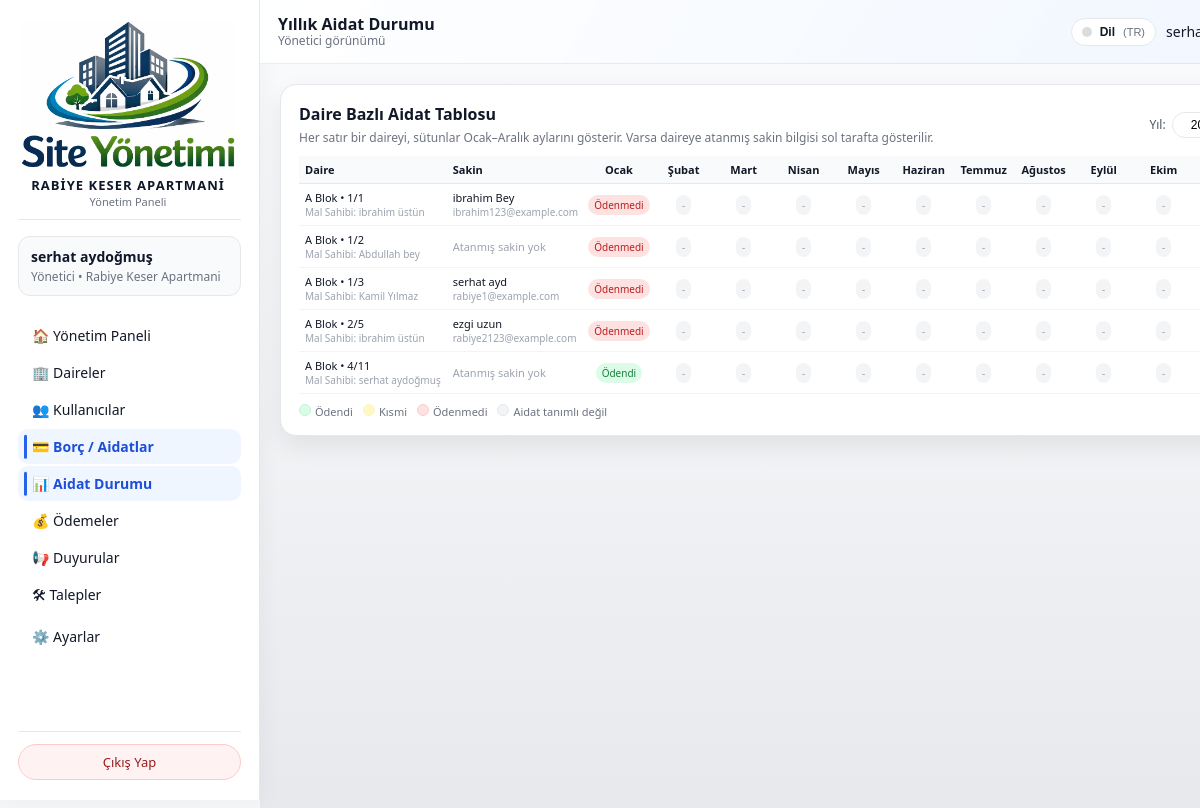
The app's page /admin/dues-summary (signed in) with its own data.
### models/apartment_model.py (models this page shows, shortened)
class Apartment(db.Model):
    __tablename__ = "apartments"
    id = db.Column(db.Integer, primary_key=True)
    site_id = db.Column(db.Integer, db.ForeignKey("sites.id"), nullable=False)
    block = db.Column(db.String(50), nullable=False)
    floor = db.Column(db.String(20), nullable=False)
    number = db.Column(db.String(20), nullable=False)
    area_m2 = db.Column(db.Float, nullable=True)
    owner_name = db.Column(db.String(120))
    owner_phone = db.Column(db.String(32))
    notes = db.Column(db.Text)
    users = db.relationship("User", backref="apartment", lazy="dynamic")
    bills = db.relationship("Bill", backref="apartment", lazy="dynamic")
    payments = db.relationship("Payment", backref="apartment", lazy="dynamic")
    tickets = db.relationship("Ticket", backref="apartment", lazy="dynamic")

### models/user_model.py (models this page shows, shortened)
class User(db.Model):
    __tablename__ = "users"
    id = db.Column(db.Integer, primary_key=True)
    name = db.Column(db.String(120), nullable=False)
    email = db.Column(db.String(120), unique=True, nullable=False, index=True)
    phone = db.Column(db.String(32), nullable=True)
    password_hash = db.Column(db.String(255), nullable=False)
    role = db.Column(db.String(20), nullable=False, default="resident")
    site_id = db.Column(db.Integer, db.ForeignKey("sites.id"), nullable=True)
    apartment_id = db.Column(
        db.Integer,
        db.ForeignKey("apartments.id"),
        nullable=True,
    )
    is_active = db.Column(db.Boolean, default=True, nullable=False)

### routes/admin_routes.py (the view, shortened to what this page needs)
@admin_bp.route("/dues-summary", methods=["GET"])
@admin_required
def dues_summary():
    admin_user = _get_current_admin()
    site_id = session.get("active_site_id") or (admin_user.site_id if admin_user else None)
    if not site_id:
        flash("Bu sayfayı kullanabilmek için bir siteye atanmış olmanız gerekiyor.", "error")
        return redirect(url_for("index"))
    now = datetime.utcnow()
    current_year = now.year
    current_month = now.month
    year = request.args.get("year", type=int) or current_year
    months = [
        (1, "Ocak"),
        (2, "Şubat"),
        (3, "Mart"),
        (4, "Nisan"),
        (5, "Mayıs"),
        (6, "Haziran"),
        (7, "Temmuz"),
        (8, "Ağustos"),
        (9, "Eylül"),
        (10, "Ekim"),
        (11, "Kasım"),
        (12, "Aralık"),
    ]
    month_labels = dict(months)
    apartments = []
    try:
        apartments = (
            Apartment.query
            .filter(Apartment.site_id == site_id)  # ✅ SİTE FİLTRESİ
            .order_by(
                Apartment.block.asc(),
                Apartment.floor.asc(),
                Apartment.number.asc(),
            )
            .all()
        )
    except SQLAlchemyError as exc:
        current_app.logger.exception("Aidat durumu için daire listesi alınamadı: %s", exc)
        flash("Daire listesi alınırken bir hata oluştu.", "error")
        apartments = []
    if year == current_year and apartments:
        try:
            active_apartment_ids = {apt.id for apt in apartments if apt.id is not None}
            month_start = date(year, current_month, 1)
            if current_month == 12:
                month_end = date(year + 1, 1, 1)
            else:
                month_end = date(year, current_month + 1, 1)
            existing_aidat_bills = (
                Bill.query.filter(
                    Bill.site_id == site_id,                       # ✅ SİTE FİLTRESİ
                    Bill.type == "aidat",                           # ✅ SADECE AİDAT
                    Bill.apartment_id.in_(active_apartment_ids),
                    Bill.due_date >= month_start,
                    Bill.due_date < month_end,
                )
                .all()
            )
            apartments_with_aidat = {
                b.apartment_id for b in existing_aidat_bills if b.apartment_id is not None
            }
            for apt_id in active_apartment_ids:
                if apt_id in apartments_with_aidat:
                    continue
            db.session.commit()
        except SQLAlchemyError as exc:
            db.session.rollback()
            current_app.logger.exception("Otomatik aylık aidat oluşturulamadı: %s", exc)
            flash("Otomatik aidat oluşturulurken bir hata oluştu.", "error")
    start_date = date(year, 1, 1)
    end_date = date(year + 1, 1, 1)
    bills = []
    payments = []
    bill_totals = defaultdict(Decimal)
    bill_key_by_id = {}
    try:
        bills = (
            Bill.query
            .filter(
                Bill.site_id == site_id,          # ✅ SİTE FİLTRESİ
                Bill.type == "aidat",             # ✅ SADECE AİDAT
                Bill.due_date >= start_date,
                Bill.due_date < end_date,
            )
            .all()
        )
        for b in bills:
            if not b.apartment_id or not b.due_date:
                continue
            key = (b.apartment_id, b.due_date.month)
            bill_totals[key] += Decimal(b.amount or 0)
            bill_key_by_id[b.id] = key
        if bill_key_by_id:
            payments = (
                Payment.query
                .filter(
                    Payment.site_id == site_id,   # ✅ SİTE FİLTRESİ
                    Payment.bill_id.in_(bill_key_by_id.keys())
                )
                .all()
            )
        else:
            payments = []
        paid_totals = defaultdict(Decimal)
        for p in payments:
            if not p.bill_id:
                continue
            key = bill_key_by_id.get(p.bill_id)
            if not key:
                continue
            paid_totals[key] += Decimal(p.amount or 0)
        status_map = {}
        for key, total_bill in bill_totals.items():
            total_paid = paid_totals.get(key, Decimal("0"))
            if total_bill <= 0:
                continue
            if total_paid >= total_bill:
                status_map[key] = "paid"
            elif total_paid > 0:
                status_map[key] = "partial"
            else:
                status_map[key] = "open"
    except SQLAlchemyError as exc:
        current_app.logger.exception("Aidat durumu hesaplanamadı: %s", exc)
        flash("Aidat durumu hesaplanırken bir hata oluştu.", "error")
        status_map = {}
        bill_totals = {}
    resident_by_apartment = {}
    try:
        apt_ids = [apt.id for apt in apartments if apt.id is not None]
        if apt_ids:
            residents = (
                User.query
                .filter(
                    User.role == "resident",
                    User.is_active == True,  # noqa: E712
                    User.apartment_id.in_(apt_ids),  # ✅ SADECE BU SİTENİN DAİRELERİ
                )
                .order_by(User.name.asc())
                .all()
            )
        else:
            residents = []
        for u in residents:
            if u.apartment_id not in resident_by_apartment:
                resident_by_apartment[u.apartment_id] = u
    except SQLAlchemyError as exc:
        current_app.logger.exception("Sakin listesi alınamadı: %s", exc)
        flash("Sakin listesi alınırken bir hata oluştu.", "error")
        resident_by_apartment = {}
    rows = []
    for apt in apartments:
        monthly_status = {}
        for m_num, _m_label in months:
            key = (apt.id, m_num)
            if key in status_map:
                monthly_status[m_num] = status_map[key]
            else:
                monthly_status[m_num] = None  # O ay için borç yok
        resident = resident_by_apartment.get(apt.id)
        rows.append(
            {
                "apartment": apt,
                "resident": resident,
                "monthly": monthly_status,
            }
        )
    return render_template(
        "admin/aidat_durumu.html",
        year=year,
        current_year=current_year,
        months=months,
        rows=rows,
    )

### templates/admin/aidat_durumu.html (shortened to what this page needs)
{% extends "base.html" %}
{% set LANG = session.get('lang','tr') %}
{% macro tp(k) -%}
  {{ I18N_PAGE.get(LANG, I18N_PAGE['tr']).get(k, I18N_PAGE['tr'].get(k, k)) }}
{%- endmacro %}
{% set MONTHS = {
  'tr': {1:"Ocak",2:"Şubat",3:"Mart",4:"Nisan",5:"Mayıs",6:"Haziran",7:"Temmuz",8:"Ağustos",9:"Eylül",10:"Ekim",11:"Kasım",12:"Aralık"},
  'en': {1:"January",2:"February",3:"March",4:"April",5:"May",6:"June",7:"July",8:"August",9:"September",10:"October",11:"November",12:"December"},
  'me': {1:"Januar",2:"Februar",3:"Mart",4:"April",5:"Maj",6:"Jun",7:"Jul",8:"Avgust",9:"Septembar",10:"Oktobar",11:"Novembar",12:"Decembar"},
  'ru': {1:"Январь",2:"Февраль",3:"Март",4:"Апрель",5:"Май",6:"Июнь",7:"Июль",8:"Август",9:"Сентябрь",10:"Октябрь",11:"Ноябрь",12:"Декабрь"}
} %}
{% block topbar_title %}{{ tp('topbar_title') }}{% endblock %}
{% block content %}
<div class="card" style="overflow-x:auto;">
  <div style="display:flex; justify-content:space-between; align-items:center; gap:8px; margin-bottom:10px; flex-wrap:wrap;">
    <div>
      <h2 style="font-size:16px; margin:0 0 4px;">{{ tp('table_title') }}</h2>
      <p style="font-size:12px; color:#6b7280; margin:0;">
        {{ tp('table_desc') }}
      </p>
    </div>
    <form method="get" style="display:flex; gap:6px; align-items:center;">
      <label for="year" style="font-size:12px; color:#4b5563;">{{ tp('year') }}:</label>
      <input
        type="number"
        id="year"
        name="year"
        value="{{ year }}"
        min="{{ current_year - 5 }}"
        max="{{ current_year + 1 }}"
        style="width:80px; padding:5px 7px; border-radius:999px; border:1px solid #e5e7eb; font-size:12px; text-align:center;">
    </form>
  </div>
  {% if rows %}
    <div style="width:100%; overflow-x:auto;">
      <table style="border-collapse:collapse; min-width:720px; font-size:11px;">
        <thead>
          <tr style="background:#f9fafb; border-bottom:1px solid #e5e7eb;">
            <th style="text-align:left; padding:6px 6px;">{{ tp('col_apartment') }}</th>
            <th style="text-align:left; padding:6px 6px;">{{ tp('col_resident') }}</th>
            {% for m_num, m_label in months %}
              <th style="text-align:center; padding:6px 4px; min-width:60px;">
                {{ MONTHS.get(LANG, MONTHS['tr'])[m_num] }}
              </th>
            {% endfor %}
          </tr>
        </thead>
        <tbody>
          {% for row in rows %}
            {% set apt = row.apartment %}
            {% set res = row.resident %}
            <tr style="border-bottom:1px solid #f3f4f6;">
              <td style="padding:6px 6px; white-space:nowrap;">
                {% if apt %}
                  {{ apt.block }} Blok • {{ apt.floor }}/{{ apt.number }}
                  {% if apt.owner_name %}
                    <div style="font-size:10px; color:#9ca3af;">
                      {{ tp('owner') }}: {{ apt.owner_name }}
                    </div>
                  {% endif %}
                {% else %}
                  <span style="color:#9ca3af;">{{ tp('undefined_apartment') }}</span>
                {% endif %}
              </td>
              <td style="padding:6px 6px; white-space:nowrap;">
                {% if res %}
                  {{ res.name }}
                  <div style="font-size:10px; color:#9ca3af;">
                    {{ res.email }}
                  </div>
                {% else %}
                  <span style="color:#9ca3af; font-size:11px;">{{ tp('no_assigned_resident') }}</span>
                {% endif %}
              </td>
              {% for m_num, m_label in months %}
                {% set st = row.monthly[m_num] %}
                <td style="padding:4px 4px; text-align:center;">
                  {% if st == 'paid' %}
                    <span style="display:inline-flex; align-items:center; justify-content:center;
                                 padding:3px 6px; border-radius:999px; font-size:10px;
                                 background:#dcfce7; color:#15803d;">
                      {{ tp('paid') }}
                    </span>
                  {% elif st == 'partial' %}
                    <span style="display:inline-flex; align-items:center; justify-content:center;
                                 padding:3px 6px; border-radius:999px; font-size:10px;
                                 background:#fef9c3; color:#854d0e;">
                      {{ tp('partial') }}
                    </span>
                  {% elif st == 'open' %}
                    <span style="display:inline-flex; align-items:center; justify-content:center;
                                 padding:3px 6px; border-radius:999px; font-size:10px;
                                 background:#fee2e2; color:#b91c1c;">
                      {{ tp('unpaid') }}
                    </span>
                  {% else %}
                    <span style="display:inline-flex; align-items:center; justify-content:center;
                                 padding:3px 6px; border-radius:999px; font-size:10px;
                                 background:#f3f4f6; color:#9ca3af;">
                      {{ tp('not_defined') }}
                    </span>
                  {% endif %}
                </td>
              {% endfor %}
            </tr>
          {% endfor %}
        </tbody>
      </table>
    </div>
    <div style="margin-top:10px; font-size:11px; color:#6b7280; display:flex; flex-wrap:wrap; gap:10px;">
      <div><span style="display:inline-block; width:12px; height:12px; border-radius:999px; background:#dcfce7; border:1px solid #bbf7d0; margin-right:4px;"></span>{{ tp('legend_paid') }}</div>
      <div><span style="display:inline-block; width:12px; height:12px; border-radius:999px; background:#fef9c3; border:1px solid #fef3c7; margin-right:4px;"></span>{{ tp('legend_partial') }}</div>
      <div><span style="display:inline-block; width:12px; height:12px; border-radius:999px; background:#fee2e2; border:1px solid #fecaca; margin-right:4px;"></span>{{ tp('legend_unpaid') }}</div>
      <div><span style="display:inline-block; width:12px; height:12px; border-radius:999px; background:#f3f4f6; border:1px solid #e5e7eb; margin-right:4px;"></span>{{ tp('legend_not_defined') }}</div>
    </div>
  {% else %}
    <p style="font-size:13px; color:#6b7280; margin-top:8px;">
      {{ tp('no_data') }}
    </p>
  {% endif %}
</div>
{% endblock %}

### records on screen
Apartment: block "A", floor "1", number "1", owner_name "ibrahim üstün"
User: name "ibrahim Bey", email "ibrahim123@example.com"
Apartment: block "A", floor "1", number "2", owner_name "Abdullah bey"
Apartment: block "A", floor "1", number "3", owner_name "Kamil Yılmaz"
User: name "serhat ayd", email "rabiye1@example.com"
Apartment: block "A", floor "2", number "5", owner_name "ibrahim üstün"
User: name "ezgi uzun", email "rabiye2123@example.com"
Apartment: block "A", floor "4", number "11", owner_name "serhat aydoğmuş"

### other values on screen
{{ site_name }} "RABIYE KESER APARTMANI"
{{ I18N.get(LANG, I18N['tr']).get(k, I18N['tr'].get(k, k)) }} "Yönetim Paneli Yönetici • Yönetim Paneli Daireler Kullanıcılar Borç / Aidatlar Aidat Durumu Ödemeler Duyurular Talepler Ayarlar Çıkış Yap Yönetici görünümü Dil"
{{ user_name }} "serhat aydoğmuş"
{{ active_site_name or fallback_site_name }} "Rabiye Keser Apartmani"
{{ LANG|upper }} "TR"
{{ MONTHS.get(LANG, MONTHS['tr'])[m_num] }} "Ocak" "Şubat" "Mart" "Nisan" "Mayıs" "Haziran" "Temmuz" "Ağustos" "Eylül" "Ekim"
{{ I18N_PAGE.get(LANG, I18N_PAGE['tr']).get(k, I18N_PAGE['tr'].get(k, k)) }} "Mal Sahibi" "Ödenmedi" "-" "-" "-" "-" "-" "-" "-" "-" "-" "Mal Sahibi Atanmış sakin yok" "Ödenmedi" "-" "-" "-" "-" "-" "-" "-" "-" "-" "Mal Sahibi" "Ödenmedi" "-" "-" "-" "-" "-" "-" "-" "-" "-" "Mal Sahibi" "Ödenmedi" "-" "-" "-" "-" "-" "-" "-" "-" "-" "Mal Sahibi Atanmış sakin yok" "Ödendi" "-" "-" "-" "-" "-" "-" "-" "-" "-"
